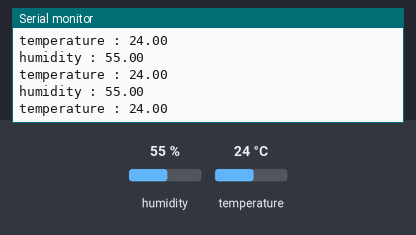
This sketch was run on a simulated Arduino Uno, built with avr-gcc and run on an emulated ATmega328P. Shown: the last lines printed to the serial monitor. Inputs (shaded band) come from the test bench; at power-on: humidity 55 %, temperature 24 °C.

Above: at 2.8 s.
2.9 s: humidity set to 22 %
At 5.5 s:
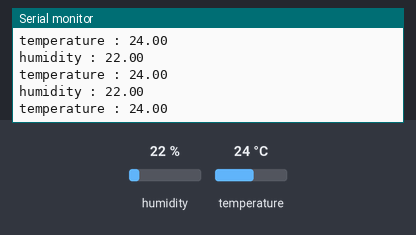
5.6 s: temperature set to 12 °C
At 6.9 s:
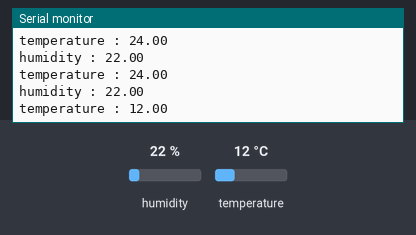
8.3 s: humidity set to 40 %
At 8.3 s:
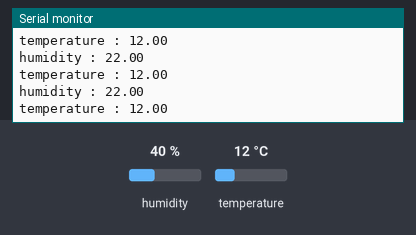
Timing chart, 0 to 11.3 s (numbered marks = the images above; inputs shaded):
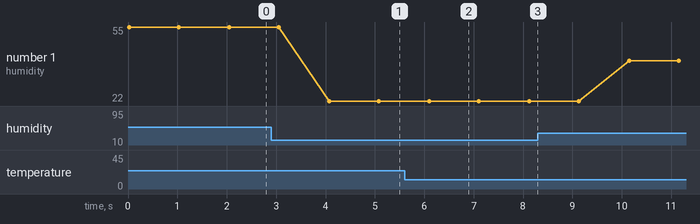

Measured:
- after the input at 2.9 s, the serial monitor: prints a new line after 1.2 s (image 1)
- after the input at 5.6 s, the serial monitor: prints a new line after 0.52 s (image 2)
- plotted number 1: 55 → 22 after the input at 2.9 s, 22 → 40 after the input at 8.3 s

The sketch:

DHT11.ino
```cpp
#include <DHT.h>
#define DHTPIN A1
#define DHTTYPE DHT11
DHT dht (DHTPIN, DHTTYPE) ;


void setup() {
  Serial.begin (9600) ;
  dht.begin();

}

void loop() {
  float h = dht.readHumidity();
  float t = dht.readTemperature();

  Serial.print("humidity : ");
  Serial.println(h);
  Serial.print("temperature : ");
  Serial.println(t);
  delay(1000);

}
```
